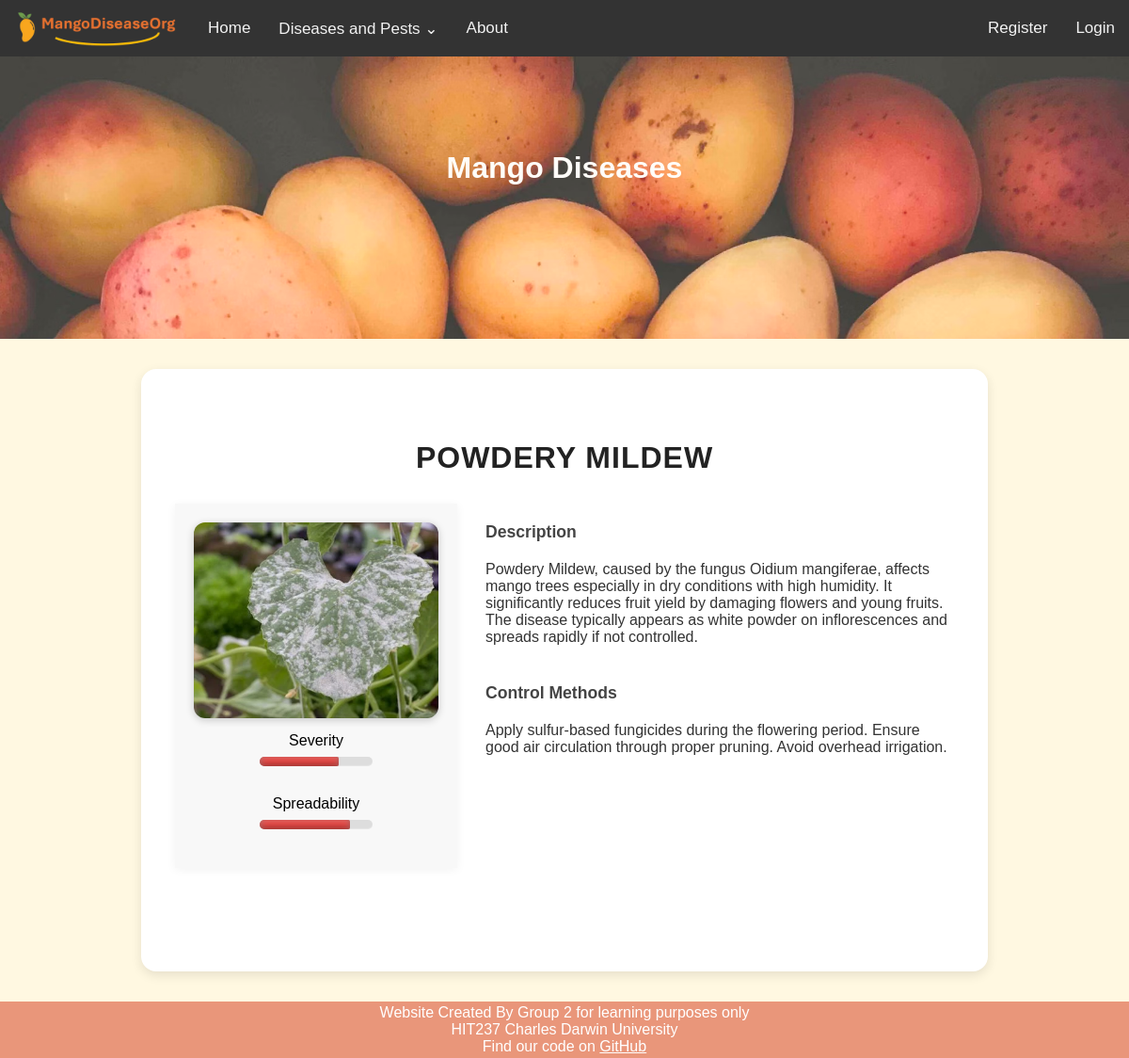
Before: /disease/Powdery Mildew/ with the older database file.
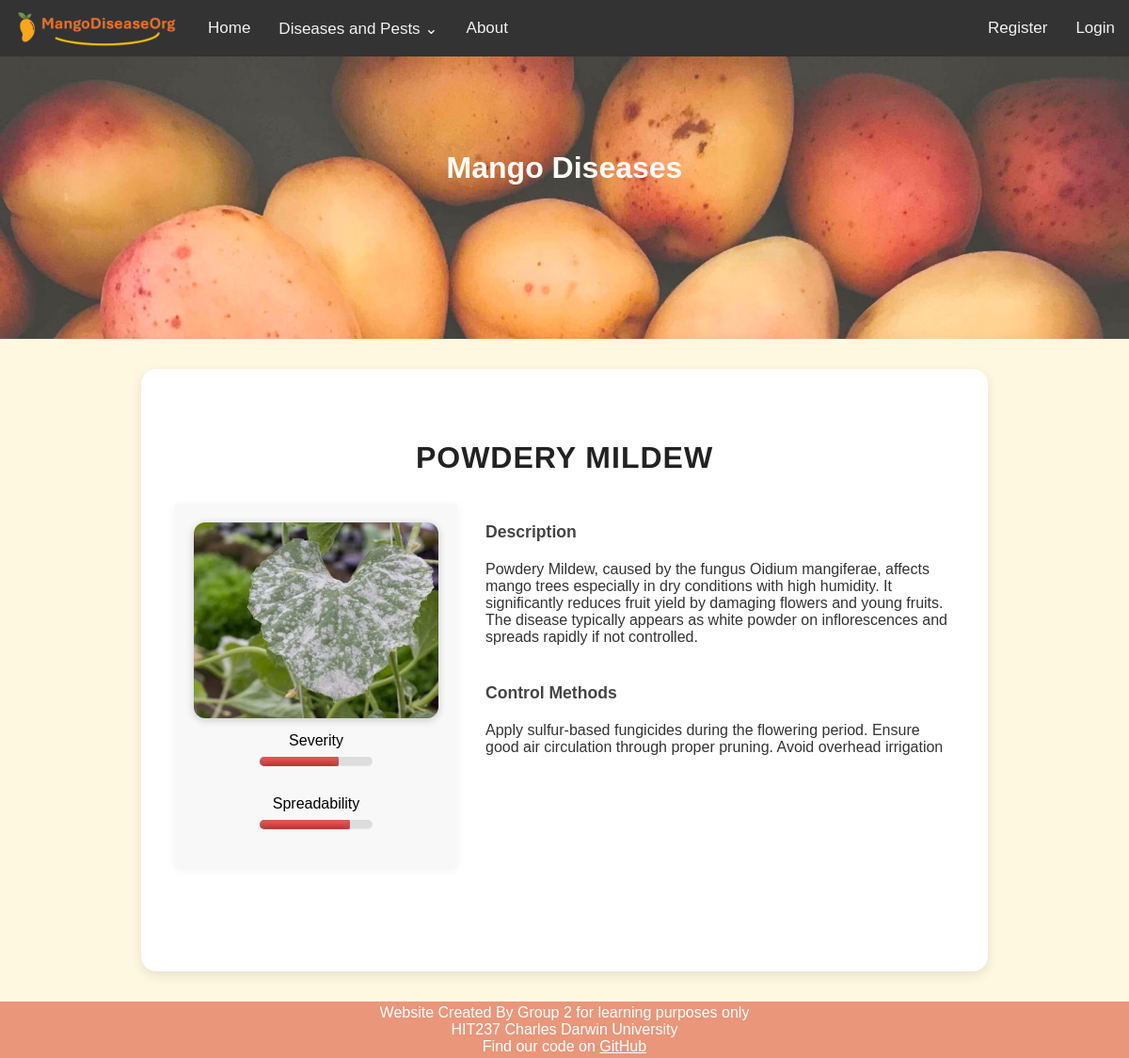
After: the same page with the newer database file.
### mango_disease_app/models.py (models this page shows, shortened)
class Disease(models.Model):
    DISEASE_TYPES = [
        ('pest', 'Pest'),
        ('disease', 'Disease')
    ]
    diseaseName = models.CharField(max_length=255)
    type = models.CharField(choices=DISEASE_TYPES, max_length=7, default=DISEASE_TYPES[1][1])
    severity = models.IntegerField(validators=[validators.MinValueValidator(0),validators.MaxValueValidator(10)])
    spreadability = models.IntegerField(validators=[validators.MinValueValidator(0),validators.MaxValueValidator(10)])
    shortDescription = models.TextField()
    longDescription = models.TextField()
    controlMethod = models.TextField()
    image = models.ImageField(upload_to="disease_images/", default="disease_images/default.JPG")

### mango_disease_app/views/core_views.py (the view)
# urls.py: path('disease/<str:name>/', views.ind_disease, name='ind_disease'),
def ind_disease(request, name):
    try:
        disease = Disease.objects.get(diseaseName=name)
    except Disease.DoesNotExist:
        return render(request, 'mango_disease_app/ind_disease.html')
    return render(request, 'mango_disease_app/site_base/ind_disease.html',{'disease':disease})

### mango_disease_app/context_processors.py (called while the page is built)
def disease_menu(request):
    return {'navs': Disease.objects.all()}

### mango_disease_app/templatetags/custom_filters.py (called while the page is built)
@register.filter
def multiply(value, arg):
    try:
        return float(value) * float(arg)
    except (ValueError, TypeError):
        return ''

@register.filter
def meterclass(value):
    try:
        if value >= 7:
            return 'meter-high'
        elif value >= 4:
            return 'meter-med'
        else:
            return 'meter-low'
    except Exception:
        return ''

### mango_disease_app/templates/mango_disease_app/site_base/ind_disease.html (shortened to what this page needs)
{% extends 'mango_disease_app/site_base/base.html' %}
{% load custom_filters %}
{% load static %}
{%block content %}
    <div class="disease-detail">
        <h2 class="disease-title">
            {{disease.diseaseName}}
        </h2>
        <div class ="disease-main">
            <div class="disease-image-box">
                <img class="disease-image"src="{{ disease.image.url }}">
                <div class = "disease-stats">
                    <div class = "stat">
                        <label for="meter">Severity</label>
                        <div class="meter">
                            <span
                            class="meter {{ disease.severity|meterclass }}"
                            style="width: {{ disease.severity|multiply:10 }}%;">
                            </span>
                        </div>
                    </div>
                    <div class="stat">
                        <label for="meter">Spreadability</label>
                        <div class="meter">
                            <span
                            class="meter {{ disease.spreadability|meterclass }}"
                            style="width: {{disease.spreadability|multiply:10  }}%;">
                            </span>
                        </div>
                    </div>
                </div>
            </div>
            <div class ="disease-text">
                <div>
                    <h3 class = "slabel">Description</h3>
                    <p>{{disease.longDescription}}</p>
                </div>
                <div>
                    <h3 class = "slabel">Control Methods</h3>
                    <p>{{disease.controlMethod}}</p>
            </div>
        </div>
    </div>
{% endblock %}

Changed rows visible on the page:
changed Disease "POWDERY MILDEW": controlMethod "Apply sulfur-based fungicides during the flowering period. Ensure good air circulation through proper pruning. Avoid overhead irrigation." → "Apply sulfur-based fungicides during the flowering period. Ensure good air circulation through proper pruning. Avoid overhead irrigation"
